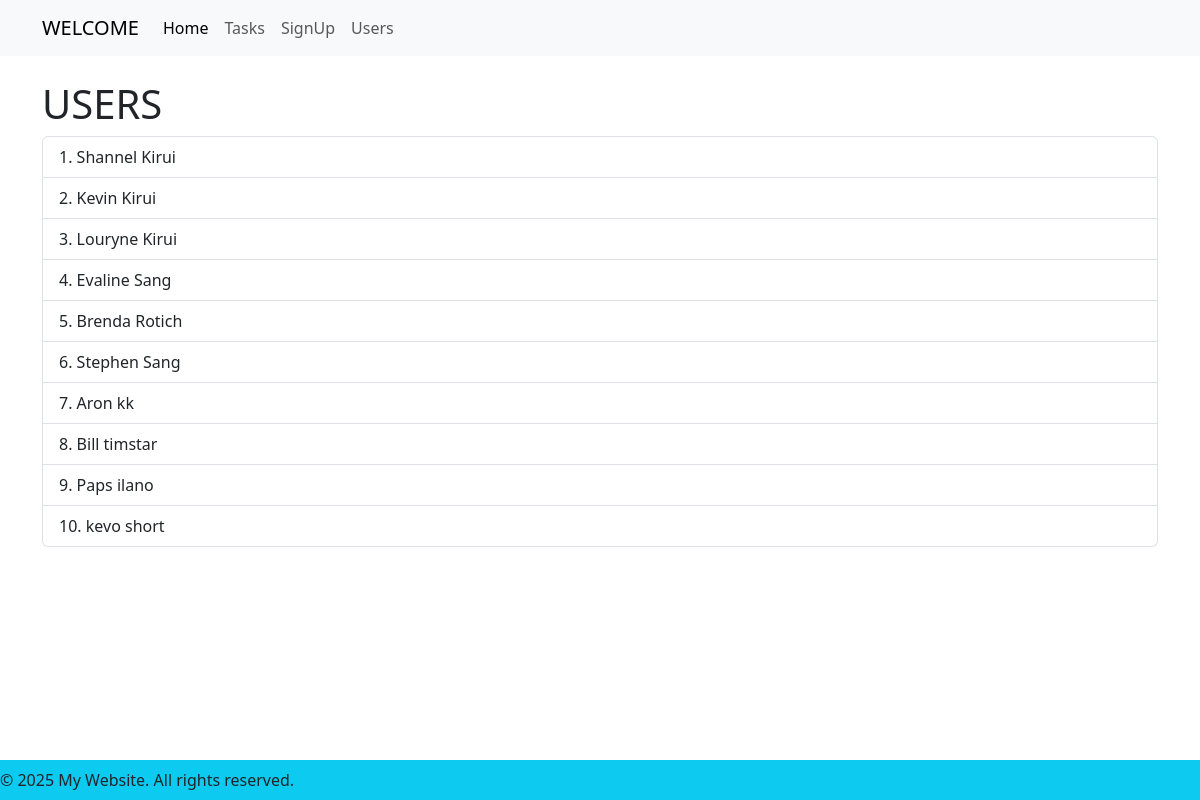
The page /users2 on the database as committed earlier.
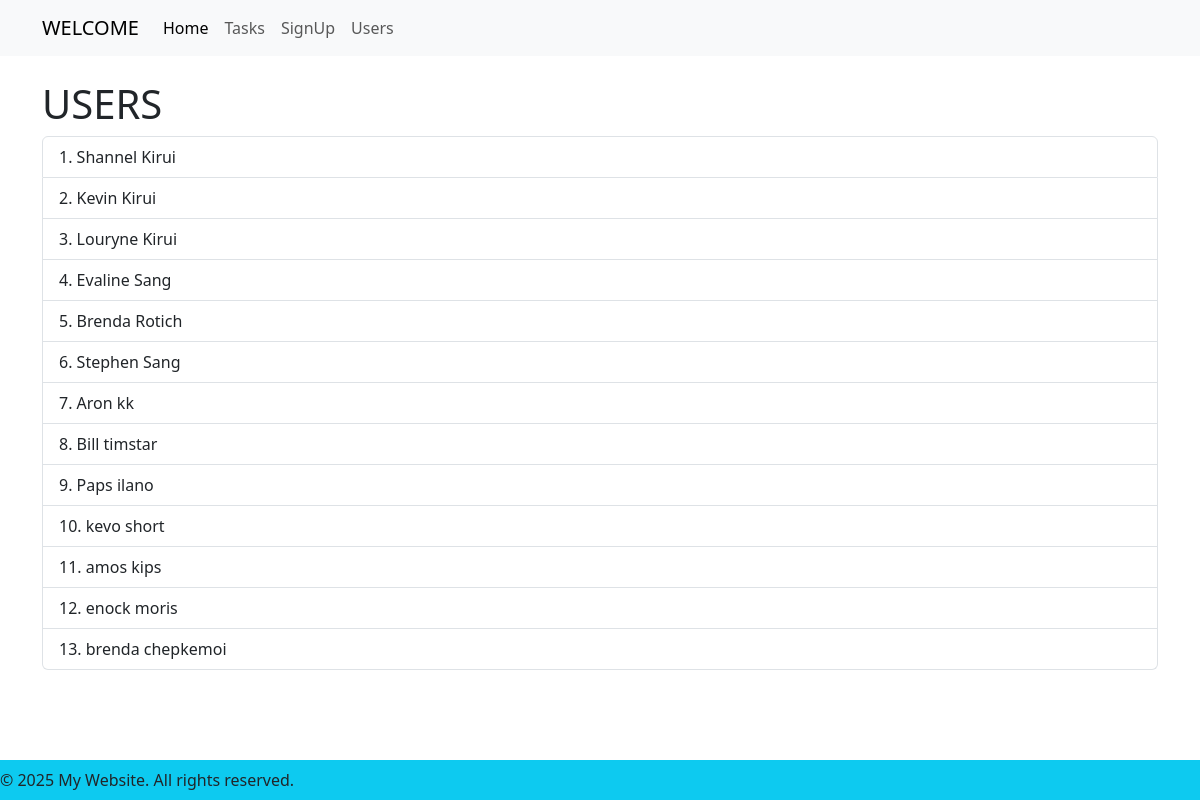
The same page on the database as committed later.
### app/models.py (models this page shows, shortened)
class User(db.Model):
    id = db.Column(db.Integer, primary_key=True)
    username = db.Column(db.String(50), nullable=False, unique=True)
    first_name = db.Column(db.String(50), nullable=False)
    last_name = db.Column(db.String(50), nullable=False)
    password = db.Column(db.String(50), nullable=False)
    task = db.relationship('Task', backref='user', lazy=True)
    def __repr__(self):
          return f' {self.first_name} {self.last_name}'

### app/routes.py (the view)
@app.route('/users2',methods=['GET','POST'])
def users2():
    users = User.query.all()
    return render_template('users.html', title='Users',users=users)

### app/templates/users.html
{% extends "base.html" %}
{% block content %}
<h1>USERS</h1>
<ul class="list-group">
    {% for user in users %}
        <li class="list-group-item">{{ loop.index }}. {{ user }}</li>
    {% endfor %}
{% endblock %}

Rows that differ between the two databases and show on the page:
added User: first_name+last_name "amos kips"
added User: first_name+last_name "enock moris"
added User: first_name+last_name "brenda chepkemoi"
